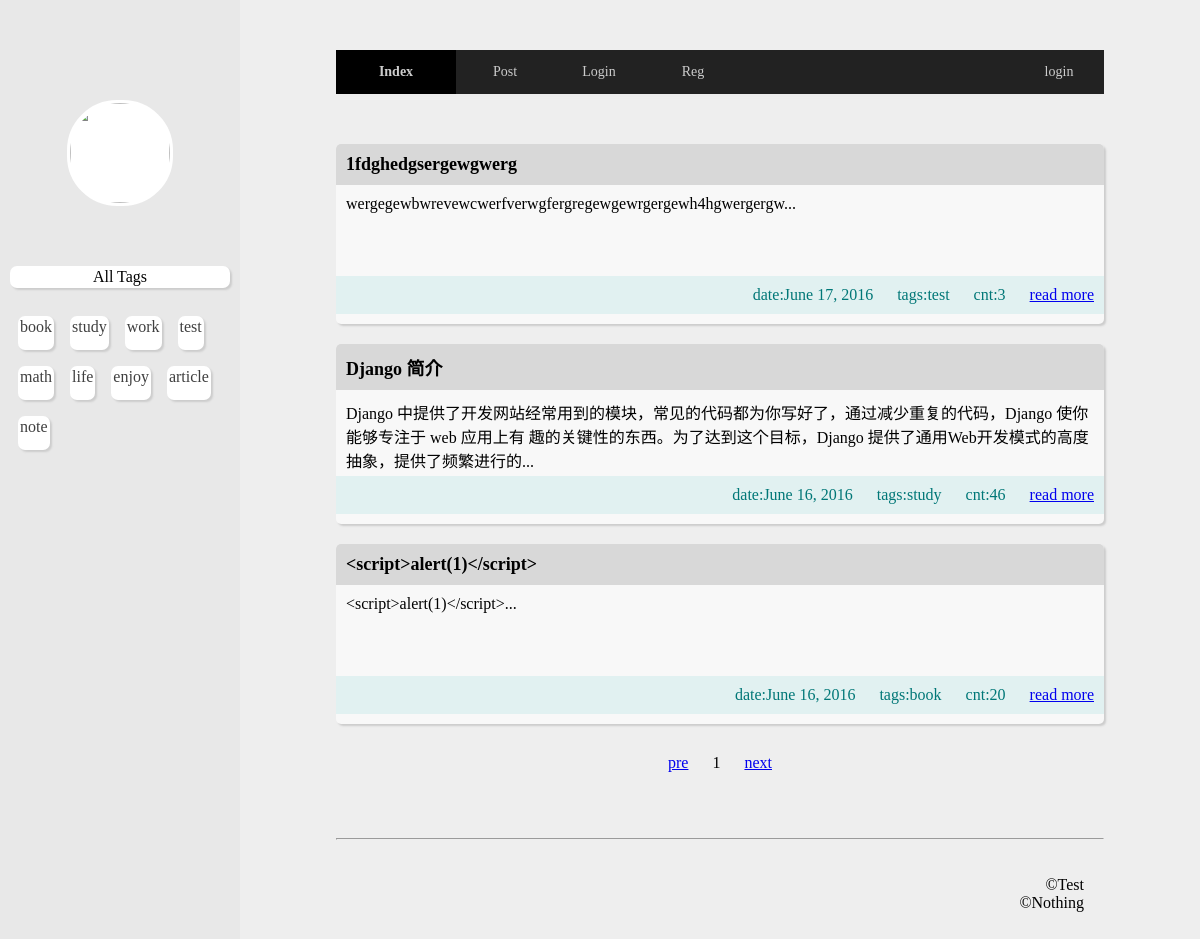
The page / on the database its author committed.
### blog/models.py (models this page shows, shortened)
class Tags(models.Model):
	name = models.CharField(max_length=30)
	def __unicode__(self):
		return self.name

class Article(models.Model):
	content = models.CharField(max_length=1000)
	time = models.DateField(default=timezone.now)
	title = models.CharField(max_length=30)
	readCnt = models.IntegerField()
	tags = models.ForeignKey(Tags)
	user = models.ForeignKey(Users)

### blog/views.py (the view)
# urls.py: url(r'^$', blog_view.index, {'num':3, 'cnt':1}),
def index(req, num, cnt):
	cnt = int(cnt)
	num = int(num)
	arts = Article.objects.all().order_by('-id')
	nums = (len(arts) + num )/ num
	res = arts[(cnt-1) * num:cnt * num]
	pre = "/page/%s/%s/" % (num, max(cnt - 1, 1))
	nexts = "/page/%s/%s/" % (num, min(nums, cnt+1))
	return render(req, "index.html", {
		'articles':res,
		'pageNum':cnt,
		'pre':pre,
		'next':nexts,
		'all':nums
		})

### utils/utils.py (called while the page is built)
def loadTags(req):
	tags = Tags.objects.all()
	return {'tags':tags}

### templates/index.html (shortened to what this page needs)
{% extends 'base.html' %}
{% block article %}
	{% for item in articles %}
		<div  class="article">
			<div class="article-title">
				<span>{{item.title}}</span>
			</div>
			<div class="article-content">
				<span>{{item.content | slice:'120'}}...</span>
			</div>
			<div class="article-info">
				<span>date:{{item.time}}</span>
				<span>tags:{{item.tags}}</span>
				<span>cnt:{{item.readCnt}}</span>
				<span><a href="/showArticle/{{item.id}}">read more</a></span>
			</div>
		</div>
	{% endfor %}
	<div class="selecter">
		<div><a class="pre" href="{{pre}}" >pre</a></div>
		<div><span>{{pageNum}}</span></div>
		<div><a class="next" href="{{next}}">next</a></div>
	</div>
{% endblock %}

### templates/base.html (shortened to what this page needs)
<!DOCTYPE html>
<html>
<head>
	{% include 'comment.html' %}
</head>
<body>
	{% include 'left.html' %}
	<div class="right">
		<div class="wrapright">
		</div>
		<div class="realright">
			{% include 'header.html' %}
			<div class="content">
				{% block article %}
				{% endblock %}
			</div>
			{% include 'footer.html' %}
		</div>
	</div>
</body>
</html>

### templates/comment.html (shortened to what this page needs)
{% load staticfiles %}
<link rel="stylesheet" type="text/css" href='{% static "css/style.css" %}' />

### templates/left.html (shortened to what this page needs)
<div class="left">
	<div class="head-box">
		<div class="head-pic pic">
			<form action="/uploadPic/" method="post" enctype="multipart/form-data">{% csrf_token %}
			</form>
			<img  class="pic" src="{{request.session.user.pic}}" width="100%" height="100%" >
		</div>
		<div class="tags-cloud">
		<span>
		All Tags
		</span>
			{% for tag in tags %}
				<div class="tag-one"><a href="#">{{tag}}</a></div>
			{% endfor %}
		</div>
	</div>
</div>

### templates/header.html
<div>
	<ul class="nav">
		<li class="logo"><a href="/">Index</a></li>
		<li><a href="/addArticleView/">Post</a></li>
		<li><a href="/loginView/">Login</a></li>
		<li><a href="/regView/">Reg</a></li>
		<li class="logout">
			{% if request.session.user %}
				<a href="/logout/">{{request.session.user.name}}</a>
			{% else %}
				<a href="/loginView/">login</a>
			{% endif %}
		</li>
	</ul>
</div>

### templates/footer.html
<div class="footer">
	<div class="copy">
	<br><br>
	<hr>
	<br><br>
		<span >
			&copy;Test<br>
			&copy;Nothing<br>
		</span>
		<br><br>
	</div>
</div>

### static/css/style.css (style rules this page uses)
* { padding: 0; margin: 0; }
.nav { width:80%; background: #222; margin:50px auto; box-shadow: 1px 3px 3px #eee; text-align: left; }
body { height: 500px; background: #eee; }
.nav li { display: inline-block; line-height: 44px; width: 90px; text-align: center; }
.nav .logo { background: #000; font-weight: bold; width: 120px; }
.nav .logout { clear:both; float: right; }
.nav li a { color:#ccc; text-decoration:none; font-size:14px; display: block; }
.footer { height: 20%; text-align: right; margin:20px auto; width: 80%; }
.copy { bottom: 0; right: 0; width: 100%; }
.footer span { display: block; padding-right: 20px; }
.left { width: 20%; position: fixed; background: #e8e8e8; height: 100%; }
.right { width: 100%; height: 100%; }
.wrapright { width: 20%; float: left; height: 100%; }
.realright { width: 80%; text-align: center; float: left; height: 100%; }
.article { width: 80%; height: 180px; background: #f8f8f8; margin:20px auto; position: relative; border-radius: 5px; box-shadow: 2px 2px 2px #ccc; overflow: hidden; }
.article-title { padding:10px; font-size: 18px; font-weight: bold; background: #d8d8d8; text-align: left; }
.article-content { padding:10px; font-size: 16px; text-align: left; }
.article-content span { display: blcok; word-wrap:break-word; word-break:break-all; }
.article-info { bottom: 10px; position: absolute; width: 100%; padding:10px; background: #e1f1f1; text-align: right; }
.article-info span { display: inline-block; color: #007777; padding-right: 20px; }
.selecter { text-align: center; }
.selecter div { display: inline-block; padding: 10px; }
.head-box { width: 100%; height: 100%; margin-top: 100px; }
.pic { width: 100px; height: 100px; border-radius: 50px; }
.head-pic { margin: 0 auto; background: #fff; border: 3px solid #fff; }
.tags-cloud { padding: 10px; padding-top: 50px; }
.tags-cloud span { border-radius: 7px; box-shadow: 2px 2px 2px #ccc; margin-bottom: 20px; background: #fff; display: block; padding: 2px; text-align: center; }
.tag-one { height: 30px; background: #fff; border-radius: 7px; box-shadow: 2px 2px 2px #ccc; padding: 2px; margin: 8px; float: left; text-align: center; }
.tag-one a { text-decoration: none; color:#3f3f3f; display: block; }
.head-pic form { width: 100px; height: 100px; z-index: 9; position: absolute; }

### rows shown on the page
Tags: name "book"
Tags: name "study"
Tags: name "work"
Tags: name "test"
Tags: name "math"
Tags: name "life"
Tags: name "enjoy"
Tags: name "article"
Tags: name "note"
Article: title "1fdghedgsergewgwerg", content "wergegewbwrevewcwerfverwgfergregewgewrgergewh4hgwergergw", time "June 17, 2016", tags "test", readCnt "3"
Article: title "Django 简介", content "Django 中提供了开发网站经常用到的模块，常见的代码都为你写好了，通过减少重复的代码，Django 使你能够专注于 web 应用上有 趣的关键性的东西。为了达到这个目标，Django 提供了通用Web开发模式的高度抽象，提供了频繁进行的", time "June 16, 2016", tags "study", readCnt "46"
Article: title "<script>alert(1)</script>", content "<script>alert(1)</script>", time "June 16, 2016", tags "book", readCnt "20"

### other values the page prints
{{ pageNum }} "1"
